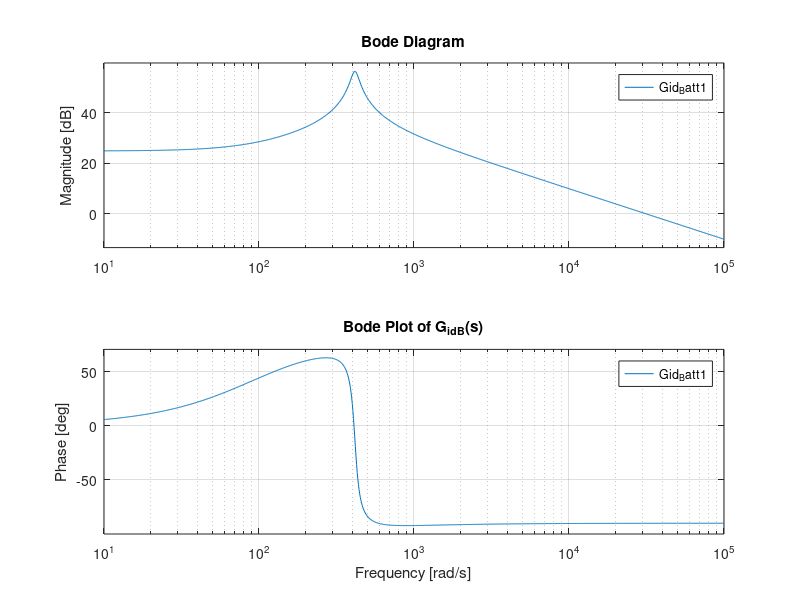
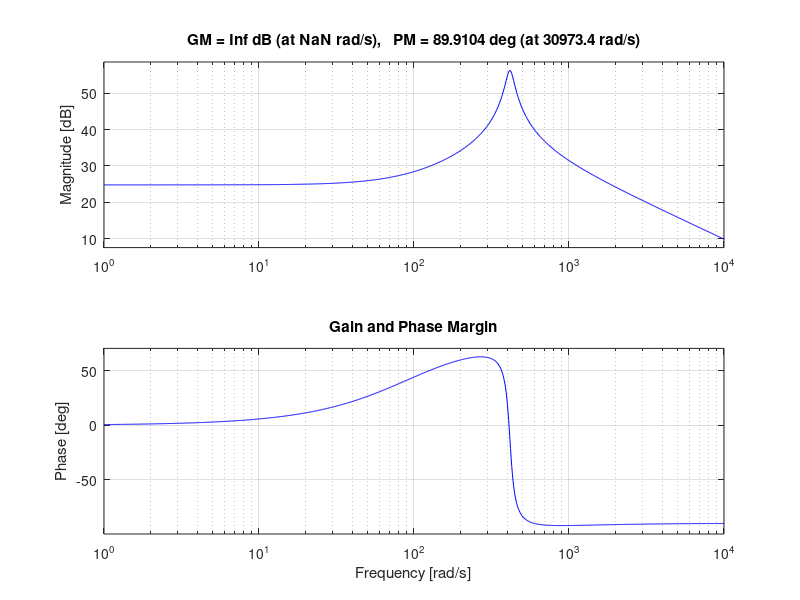

Write MATLAB code to recreate these figures, in order.
clc;
clear;
close all;

%% Battery converter parameters
Vo = 96;          % DC-link/output voltage (V)
C  = 430e-6;      % Output capacitor (F)
R  = 48;          % Load resistance (Ohm)
LBatt = 3.1e-3;   % Battery-side inductance (H)
DBatt = 0.52;     % Battery converter duty ratio

%% Define Laplace variable
s = tf('s');

%% Battery current-to-duty transfer function
Gid_Batt1 = (Vo*C*s + 2*Vo/R) / ...
           (LBatt*C*s^2 + (LBatt/R)*s + (1-DBatt)^2)

%% Display transfer function
disp('Battery current-to-duty transfer function:')
Gid_Batt1



w = logspace(1,5,1000);   % 10^1 to 10^5 rad/s

figure;
bode(Gid_Batt1,w);
grid on;
title('Bode Plot of G_{idB}(s)');


figure;
margin(Gid_Batt1);
grid on;
title('Gain and Phase Margin');

[Gm,Pm,Wcg,Wcp] = margin(Gid_Batt1);

fprintf('Gain Margin  = %.2f dB\n',20*log10(Gm));
fprintf('Phase Margin = %.2f deg\n',Pm);
fprintf('Gain Crossover Frequency = %.2f rad/s\n',Wcg);
fprintf('Phase Crossover Frequency = %.2f rad/s\n',Wcp);



%% PI controller
Kp = 0.168;
Ki = 570;

Gpibat = Kp + Ki/s;
%% %% Compensated open-loop transfer function
Gopen_Batt = Gpibat * Gid_Batt1;
